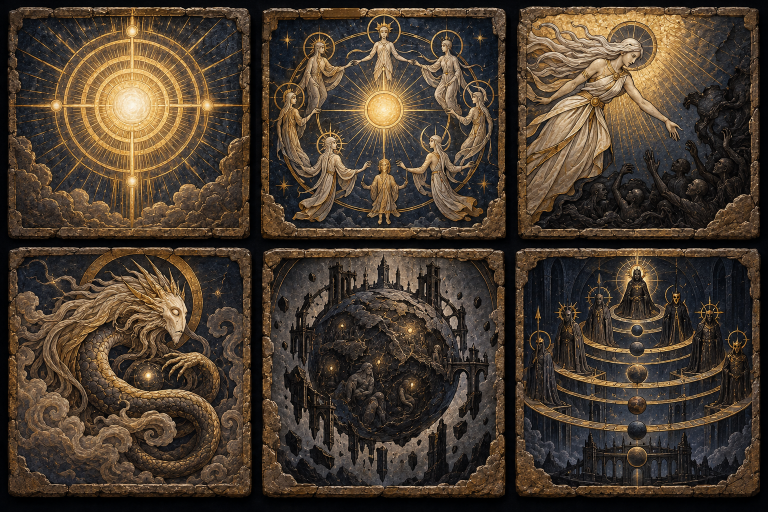
#> input picture artes/gpt/stelae/stelae_1_a.png, 1536 x 1024 px (shown at 1/2 size)
$ python build_stelae.py
#> lines starting #> are read from the running program, lines starting #| are printed output that depends on the picture
"""Recorta as 18 ilustrações das Estelas (folhas 3x2 do GPT em artes/gpt/stelae/)
em um PNG por Estela, na ordem de Gnosis.STELAS. Pipeline versionado da UI.
Uso (na raiz do projeto):  python -I assets/stelae/build_stelae.py
Saída: assets/stelae/<id>.png (lado maior 320 px, RGB; a moldura de pedra fica
na imagem — o jogo só põe um filete dourado por fora).

Como acha os painéis: as margens entre eles são quase pretas; as colunas/linhas
com luminância média baixa separam as 6 células, e dentro de cada célula o
recorte é a caixa dos pixels claros (a pedra da moldura)."""
import os
import numpy as np
from PIL import Image

ROOT = os.path.dirname(os.path.dirname(os.path.dirname(os.path.abspath(__file__))))
SRC = os.path.join(ROOT, "artes", "gpt", "stelae")
OUT = os.path.join(ROOT, "assets", "stelae")
MAX_SIDE = 320

# folha -> ids na ordem das células (linha a linha, 3 colunas x 2 linhas)
SHEETS = {
    "stelae_1_a.png": ["monada", "pleroma", "sophia", "cego", "kenoma", "arcontes"],
    "stelae_2_a.png": ["heimarmene", "barro", "gnose", "nag_hammadi", "apocrifo", "pistis"],
    "stelae_3_a.png": ["mestres", "tome", "perola", "chamado", "docetismo", "retorno"],
}


def _splits(profile: np.ndarray, parts: int) -> list:
    """Divide o eixo em `parts` faixas pelas corridas escuras internas."""
    dark = profile < 25.0
    n = len(profile)
    runs = []
    s = None
    for i, d in enumerate(dark):
        if d and s is None:
            s = i
        if not d and s is not None:
            runs.append((s, i - 1))
            s = None
    if s is not None:
        runs.append((s, n - 1))
    # só as corridas internas (não as bordas) e as maiores
    inner = [r for r in runs if r[0] > 20 and r[1] < n - 20]
    inner.sort(key=lambda r: r[1] - r[0], reverse=True)
    cuts = sorted([(r[0] + r[1]) // 2 for r in inner[: parts - 1]])
    if len(cuts) != parts - 1:
        cuts = [n * k // parts for k in range(1, parts)]
    return [0] + cuts + [n]


def build_sheet(name: str, ids: list) -> None:
#> called with name = 'stelae_1_a.png'
    im = Image.open(os.path.join(SRC, name)).convert("RGB")
#> im is the input picture: PIL image 1536x1024 RGB; mean R, G, B 72.6, 59.6, 46.4
    lum = np.asarray(im.convert("L")).astype(np.float32)
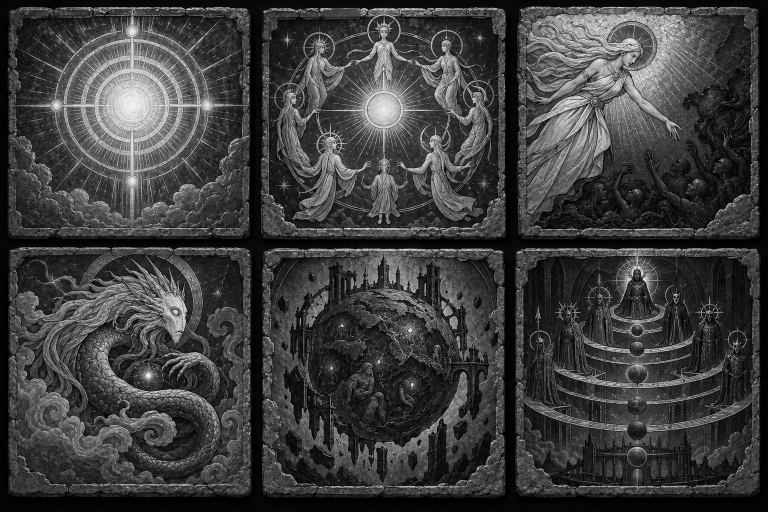
#> lum: shape (1024, 1536) float32 (shown at 1/2 size); min 0, max 253, mean 62
    xs = _splits(lum.mean(0), 3)
#> in _splits, `n = len(profile)`: n = 1536
#> the loop in _splits, `for i, d in enumerate(dark):` made 1536 passes
#> d on passes 1 to 12: True, True, True, True, True, True, True, True, True, True, True, True
#> after the loop in _splits, `for i, d in enumerate(dark):`: runs = [(0, 16), (501, 523), (1010, 1030)]; s = 1519
#> in _splits, `inner = [r for r in runs if r[0] > 20 and r[1] < n - 20]`: inner = [(501, 523), (1010, 1030)]
#> in _splits, `cuts = sorted([(r[0] + r[1]) // 2 for r in inner[: parts - 1]])`: cuts = [512, 1020]
#> xs = [0, 512, 1020, 1536]
    ys = _splits(lum.mean(1), 2)
#> the loop in _splits (call 2), `for i, d in enumerate(dark):` made 1024 passes
#> ys = [0, 485, 1024]
    k = 0
    for r in range(2):
        for c in range(3):
            x0, x1, y0, y1 = xs[c], xs[c + 1], ys[r], ys[r + 1]
            cell = lum[y0:y1, x0:x1]
            # caixa dos pixels da pedra: colunas/linhas com bastante pixel claro
            colf = (cell > 40).mean(0)
            rowf = (cell > 40).mean(1)
            cx = np.where(colf > 0.25)[0]
            cy = np.where(rowf > 0.25)[0]
            bx0, bx1 = x0 + int(cx[0]), x0 + int(cx[-1]) + 1
            by0, by1 = y0 + int(cy[0]), y0 + int(cy[-1]) + 1
            crop = im.crop((bx0, by0, bx1, by1))
            w, h = crop.size
            s = MAX_SIDE / float(max(w, h))
            crop = crop.resize((max(1, round(w * s)), max(1, round(h * s))), Image.LANCZOS)
            crop.save(os.path.join(OUT, ids[k] + ".png"), optimize=True)
            print("estela:", ids[k], (bx0, by0, bx1, by1), crop.size)
            k += 1
#> this loop made 2 passes
#> pass 1, in build_sheet, `crop.save(os.path.join(OUT, ids[k] + ".png"), optimize=True)`:
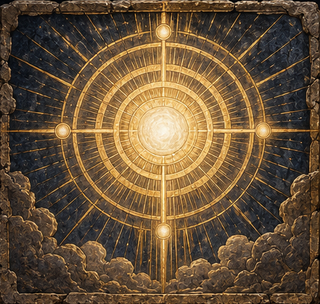
#> saved as monada.png: PIL image 320x304 RGB; mean R, G, B 104.5, 83, 57.6
#> pass 1, in build_sheet, `crop.save(os.path.join(OUT, ids[k] + ".png"), optimize=True)`:
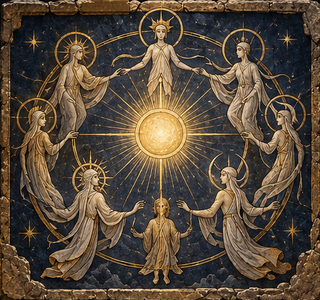
#> saved as pleroma.png: PIL image 320x300 RGB; mean R, G, B 87.8, 73.9, 58.7
#> pass 1, in build_sheet, `crop.save(os.path.join(OUT, ids[k] + ".png"), optimize=True)`:
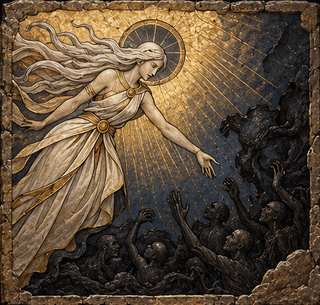
#> saved as sophia.png: PIL image 320x305 RGB; mean R, G, B 93.7, 76.3, 57.1
#> pass 2, in build_sheet, `crop.save(os.path.join(OUT, ids[k] + ".png"), optimize=True)`:
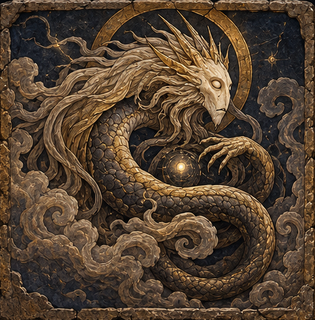
#> saved as cego.png: PIL image 315x320 RGB; mean R, G, B 84.1, 65.9, 49
#> after the loop:
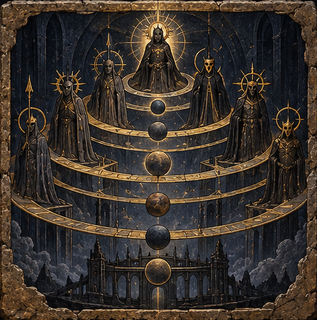
#> crop: PIL image 317x320 RGB; mean R, G, B 58.8, 50.6, 43.8
#> after the loop, k = 6


def main() -> None:
    os.makedirs(OUT, exist_ok=True)
    for name, ids in SHEETS.items():
        build_sheet(name, ids)
#> pass 2 of the loop in main, `for name, ids in SHEETS.items():`:
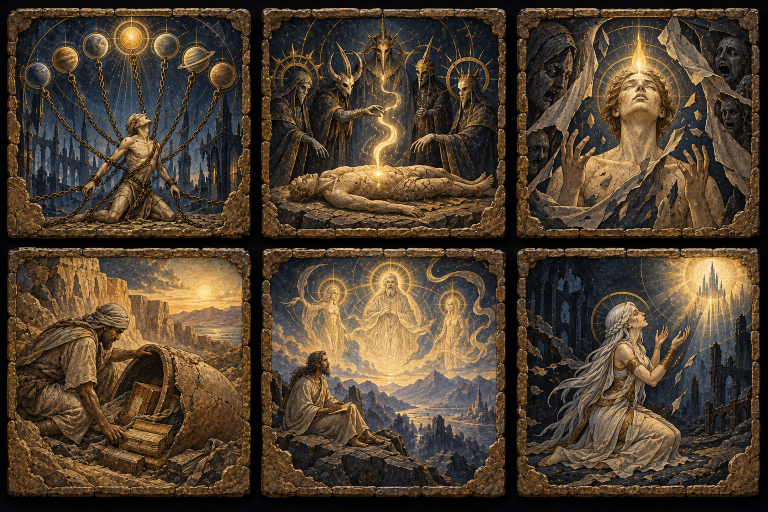
#> input picture artes/gpt/stelae/stelae_2_a.png, 1536 x 1024 px (shown at 1/2 size)
#> in build_sheet, im is the input picture: PIL image 1536x1024 RGB; mean R, G, B 79, 64.1, 47.6
#> in build_sheet (call 2), `lum = np.asarray(im.convert("L")).astype(np.float32)`:
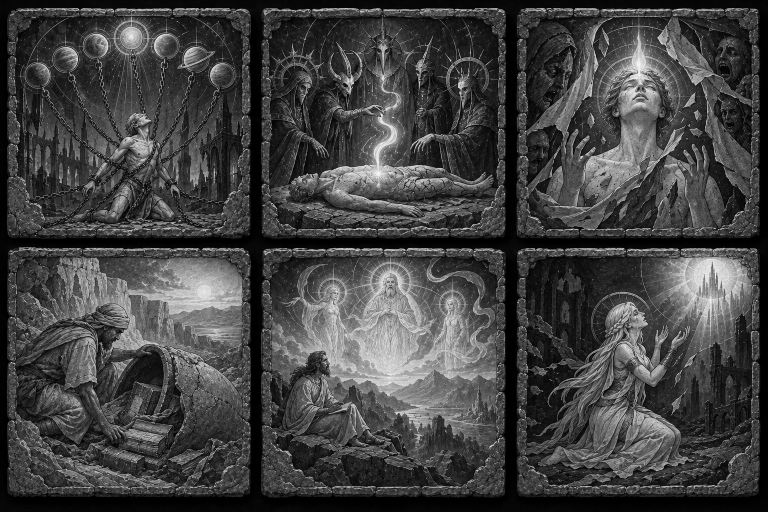
#> lum: shape (1024, 1536) float32 (shown at 1/2 size); min 0, max 251, mean 66.7
#> xs = [0, 511, 1022, 1536]
#> after the loop in build_sheet (call 2), `for r in range(2):`:
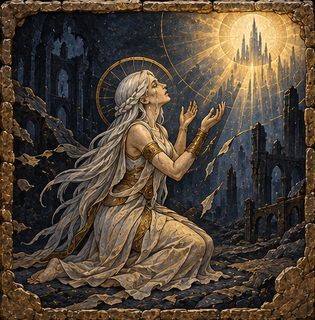
#> crop: PIL image 315x320 RGB; mean R, G, B 81.8, 69.3, 54.9
#> after the loop in build_sheet (call 2), `for r in range(2):`: k = 6
#> pass 3 of the loop in main, `for name, ids in SHEETS.items():`:
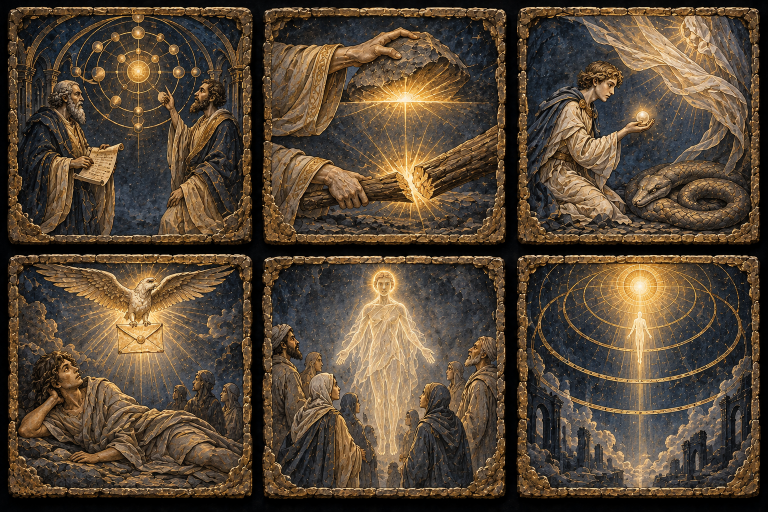
#> input picture artes/gpt/stelae/stelae_3_a.png, 1536 x 1024 px (shown at 1/2 size)
#> in build_sheet, im is the input picture: PIL image 1536x1024 RGB; mean R, G, B 85.4, 70.2, 53.2
#> in build_sheet (call 3), `lum = np.asarray(im.convert("L")).astype(np.float32)`:
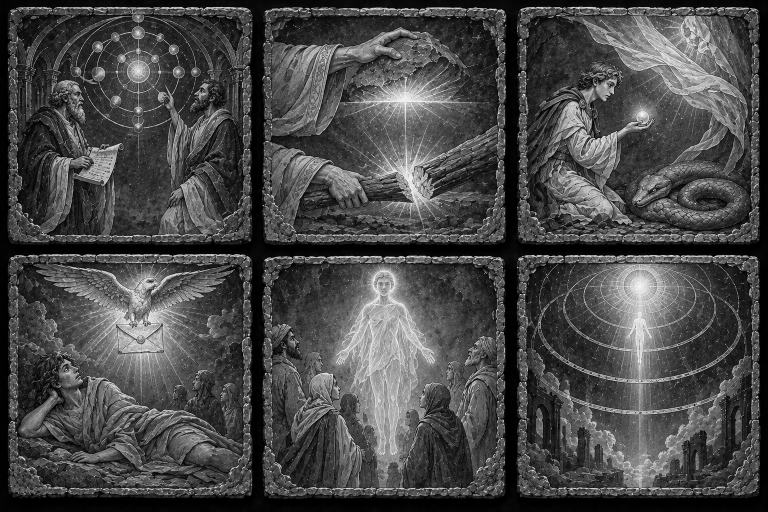
#> lum: shape (1024, 1536) float32 (shown at 1/2 size); min 0, max 253, mean 72.8
#> xs = [0, 514, 1022, 1536]
#> ys = [0, 498, 1024]
#> after the loop in build_sheet (call 3), `for r in range(2):`:
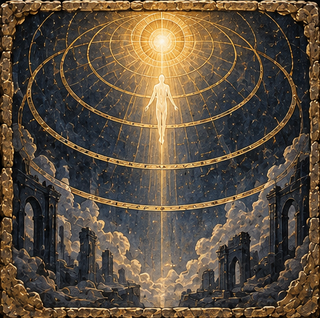
#> crop: PIL image 320x318 RGB; mean R, G, B 92.5, 79.2, 63.3
#> after the loop in build_sheet (call 3), `for r in range(2):`: k = 6


if __name__ == "__main__":
    main()
